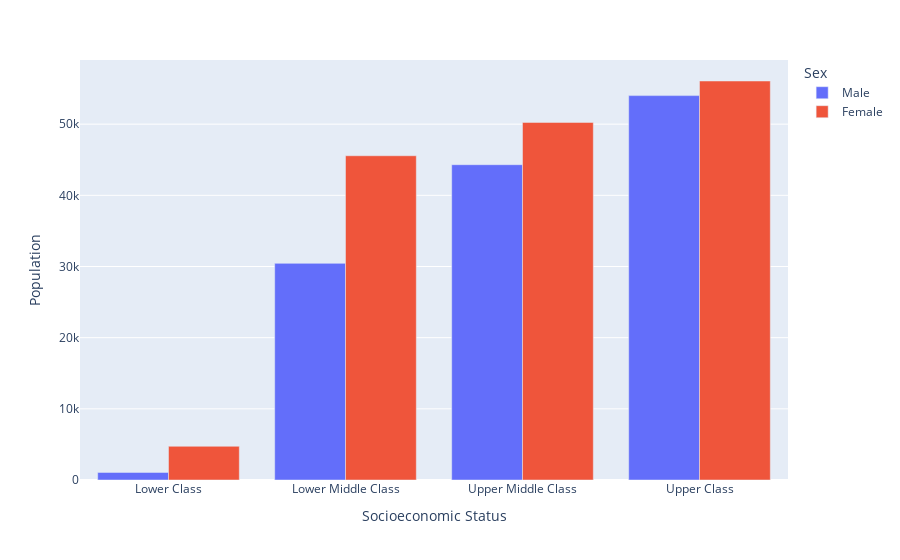

Source (notebook cell):
### Code cell
grafica_rango_edad('30 to 34 years','Master Degree')

### Figure 1 — Plotly figure (JSON) as saved in the notebook; plotly's stock layout.template omitted (floating-point values rounded to 4 significant figures)
{"data": [{"alignmentgroup": "True", "hovertemplate": "Sex=Male<br>Socioeconomic Status=%{x}<br>Population=%{y}<extra></extra>", "legendgroup": "Male", "marker": {"color": "#636efa"}, "name": "Male", "offsetgroup": "Male", "orientation": "v", "showlegend": true, "textposition": "auto", "type": "bar", "x": ["Lower Class", "Lower Middle Class", "Upper Middle Class", "Upper Class"], "xaxis": "x", "y": [1066, 30440, 44305, 54010], "yaxis": "y"}, {"alignmentgroup": "True", "hovertemplate": "Sex=Female<br>Socioeconomic Status=%{x}<br>Population=%{y}<extra></extra>", "legendgroup": "Female", "marker": {"color": "#EF553B"}, "name": "Female", "offsetgroup": "Female", "orientation": "v", "showlegend": true, "textposition": "auto", "type": "bar", "x": ["Lower Class", "Lower Middle Class", "Upper Middle Class", "Upper Class"], "xaxis": "x", "y": [4737, 45561, 50247, 56065], "yaxis": "y"}], "layout": {"barmode": "group", "legend": {"title": {"text": "Sex"}, "tracegroupgap": 0}, "margin": {"t": 60}, "xaxis": {"anchor": "y", "domain": [0, 1], "title": {"text": "Socioeconomic Status"}}, "yaxis": {"anchor": "x", "domain": [0, 1], "title": {"text": "Population"}}}}
